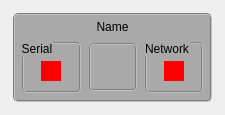
<?xml version="1.0" encoding="UTF-8"?>
<ui version="4.0">
 <class>NetPort</class>
 <widget class="QWidget" name="NetPort">
  <property name="geometry">
   <rect>
    <x>0</x>
    <y>0</y>
    <width>225</width>
    <height>115</height>
   </rect>
  </property>
  <property name="minimumSize">
   <size>
    <width>0</width>
    <height>0</height>
   </size>
  </property>
  <property name="maximumSize">
   <size>
    <width>16777215</width>
    <height>16777215</height>
   </size>
  </property>
  <property name="windowTitle">
   <string>NetPort</string>
  </property>
  <property name="styleSheet">
   <string notr="true">QPushButton {
border:2px groove gray;
border-radius:5px;
background-color:darkgray;
color:black;
}
QGroupBox {
border:2px groove gray;
border-radius:5px;
background-color:darkgray;
color:black;
padding:2px;
margin:2px;
}</string>
  </property>
  <layout class="QHBoxLayout" name="horizontalLayout_3">
   <item>
    <layout class="QHBoxLayout" name="horizontalLayout">
     <item>
      <widget class="QGroupBox" name="groupBox">
       <property name="maximumSize">
        <size>
         <width>210</width>
         <height>100</height>
        </size>
       </property>
       <property name="title">
        <string/>
       </property>
       <layout class="QGridLayout" name="gridLayout_3">
        <property name="leftMargin">
         <number>3</number>
        </property>
        <property name="topMargin">
         <number>3</number>
        </property>
        <property name="rightMargin">
         <number>3</number>
        </property>
        <property name="bottomMargin">
         <number>3</number>
        </property>
        <item row="0" column="0" colspan="3">
         <widget class="QLabel" name="nameLabel">
          <property name="text">
           <string>Name</string>
          </property>
          <property name="alignment">
           <set>Qt::AlignCenter</set>
          </property>
         </widget>
        </item>
        <item row="1" column="2">
         <widget class="QGroupBox" name="groupBox_3">
          <property name="minimumSize">
           <size>
            <width>50</width>
            <height>50</height>
           </size>
          </property>
          <property name="title">
           <string>Network</string>
          </property>
          <layout class="QGridLayout" name="gridLayout">
           <property name="topMargin">
            <number>15</number>
           </property>
           <item row="0" column="0">
            <widget class="QLabel" name="netConnectedLabel">
             <property name="minimumSize">
              <size>
               <width>20</width>
               <height>20</height>
              </size>
             </property>
             <property name="maximumSize">
              <size>
               <width>20</width>
               <height>20</height>
              </size>
             </property>
             <property name="toolTip">
              <string>Server started when Blue. Connected when Green.</string>
             </property>
             <property name="styleSheet">
              <string notr="true">QLabel {background-color:red;}</string>
             </property>
             <property name="text">
              <string/>
             </property>
             <property name="alignment">
              <set>Qt::AlignCenter</set>
             </property>
             <property name="textInteractionFlags">
              <set>Qt::NoTextInteraction</set>
             </property>
            </widget>
           </item>
          </layout>
         </widget>
        </item>
        <item row="1" column="1">
         <widget class="QPushButton" name="configButton">
          <property name="minimumSize">
           <size>
            <width>48</width>
            <height>48</height>
           </size>
          </property>
          <property name="maximumSize">
           <size>
            <width>48</width>
            <height>48</height>
           </size>
          </property>
          <property name="toolTip">
           <string>Open Configuration Dialog</string>
          </property>
          <property name="text">
           <string/>
          </property>
          <property name="icon">
           <iconset resource="qresources.qrc">
            <normaloff>:/images/gear-outline.png</normaloff>:/images/gear-outline.png</iconset>
          </property>
          <property name="iconSize">
           <size>
            <width>24</width>
            <height>24</height>
           </size>
          </property>
         </widget>
        </item>
        <item row="1" column="0">
         <widget class="QGroupBox" name="groupBox_2">
          <property name="minimumSize">
           <size>
            <width>50</width>
            <height>50</height>
           </size>
          </property>
          <property name="title">
           <string>Serial</string>
          </property>
          <layout class="QGridLayout" name="gridLayout_2">
           <property name="topMargin">
            <number>15</number>
           </property>
           <item row="0" column="0">
            <widget class="QLabel" name="serialConnectedLabel">
             <property name="minimumSize">
              <size>
               <width>20</width>
               <height>20</height>
              </size>
             </property>
             <property name="maximumSize">
              <size>
               <width>20</width>
               <height>20</height>
              </size>
             </property>
             <property name="toolTip">
              <string>Connected when Green.</string>
             </property>
             <property name="styleSheet">
              <string notr="true">QLabel {background-color:red;}</string>
             </property>
             <property name="text">
              <string/>
             </property>
             <property name="alignment">
              <set>Qt::AlignCenter</set>
             </property>
             <property name="textInteractionFlags">
              <set>Qt::NoTextInteraction</set>
             </property>
            </widget>
           </item>
          </layout>
         </widget>
        </item>
       </layout>
      </widget>
     </item>
    </layout>
   </item>
  </layout>
 </widget>
 <layoutdefault spacing="6" margin="11"/>
 <resources>
  <include location="qresources.qrc"/>
 </resources>
 <connections/>
</ui>
